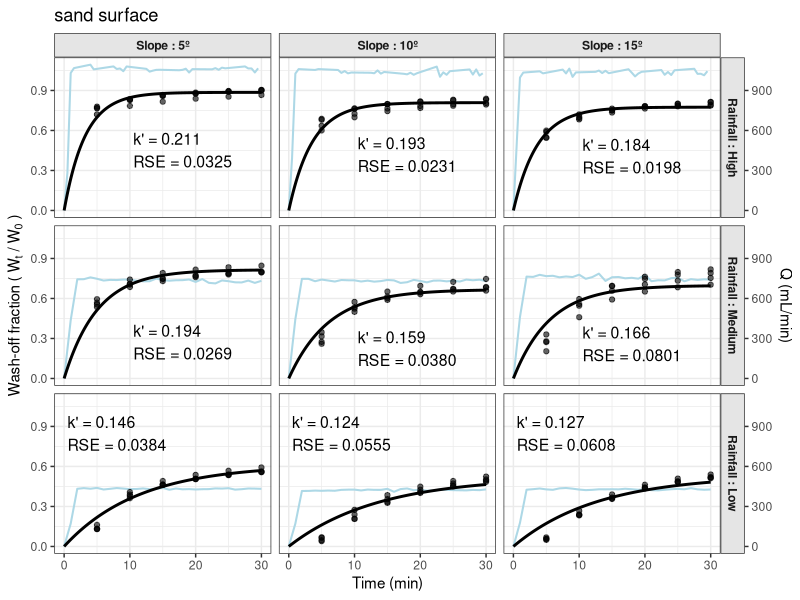
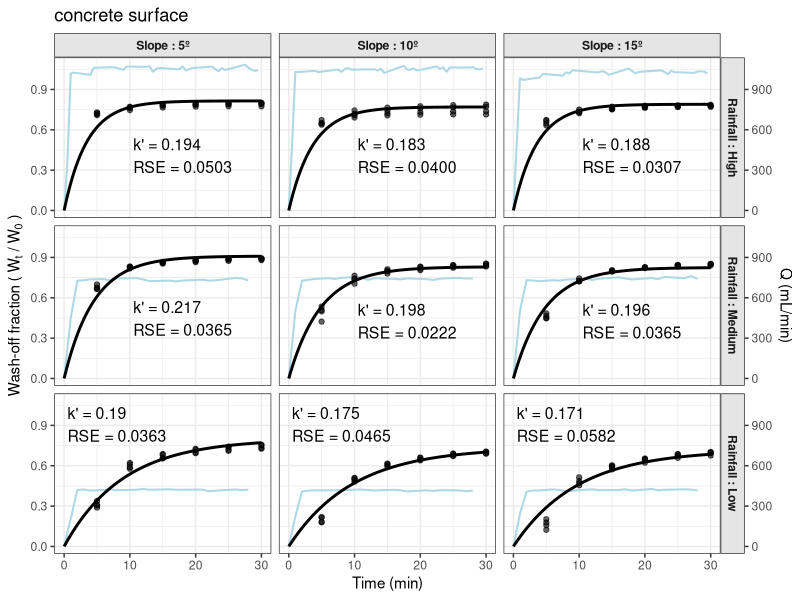
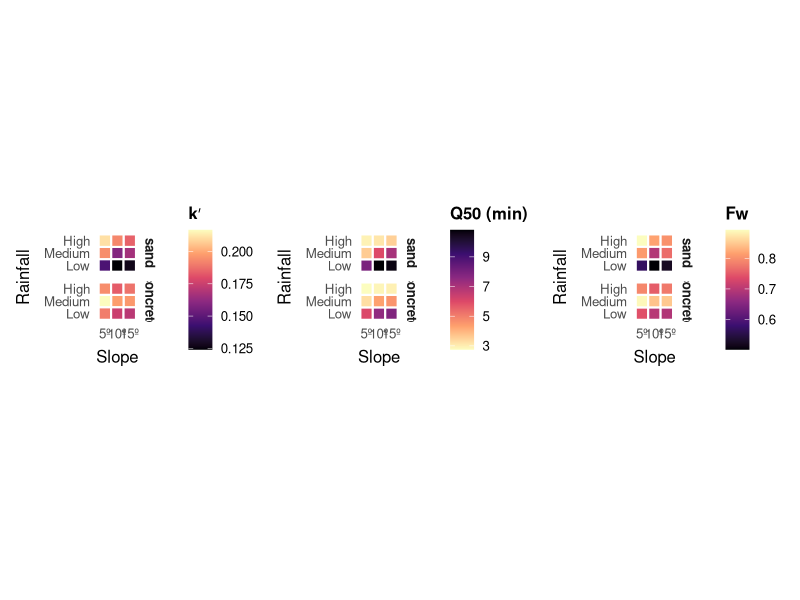
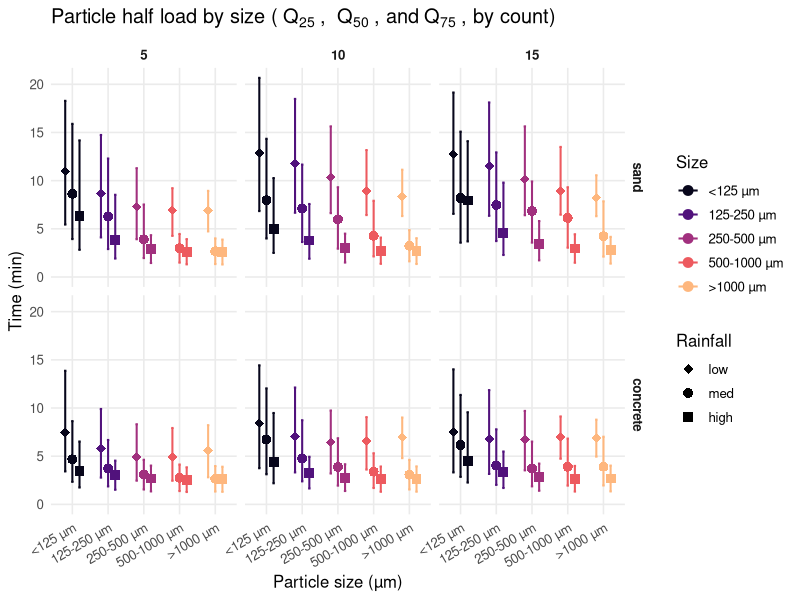
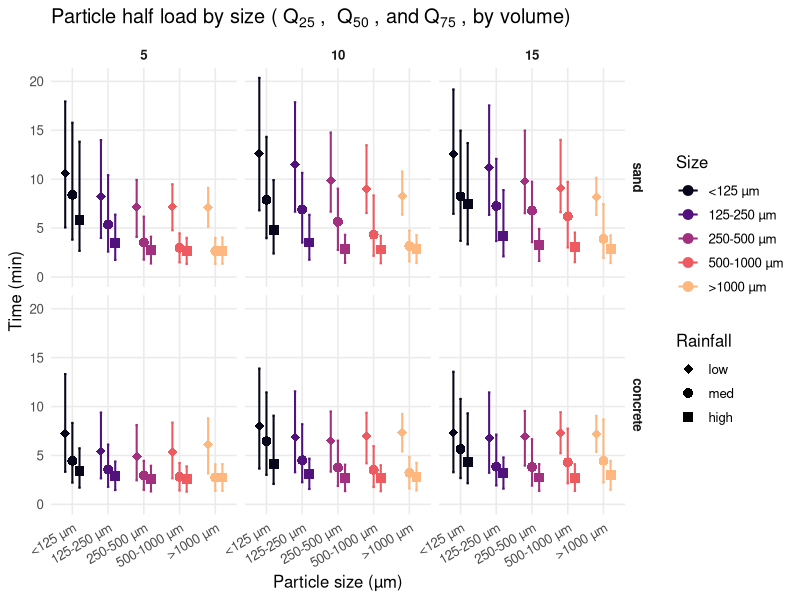
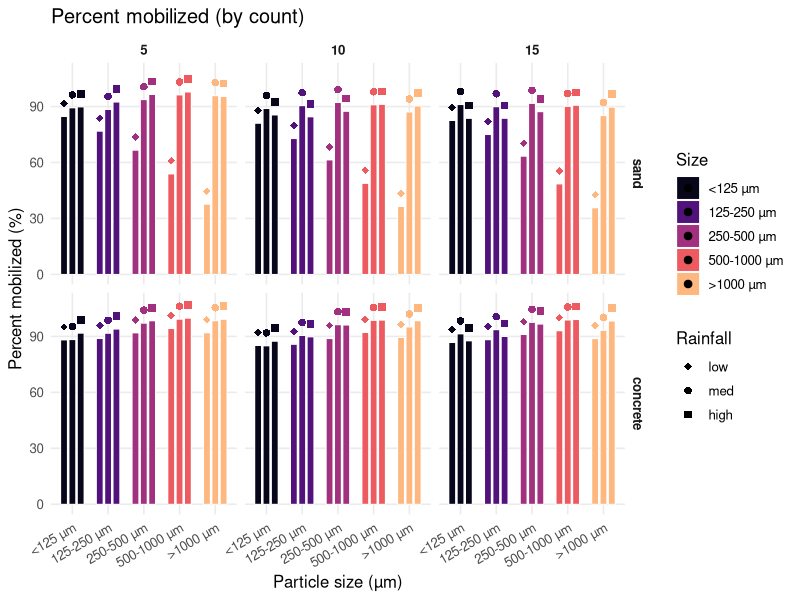
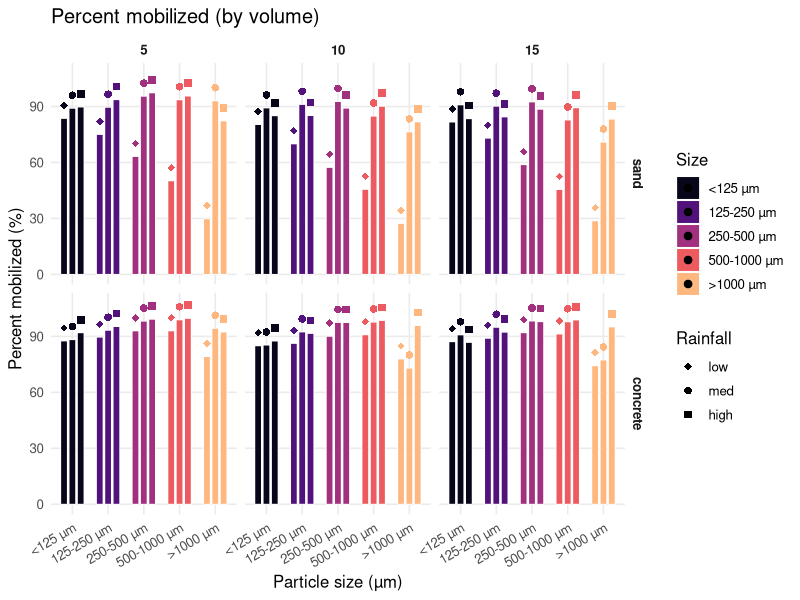
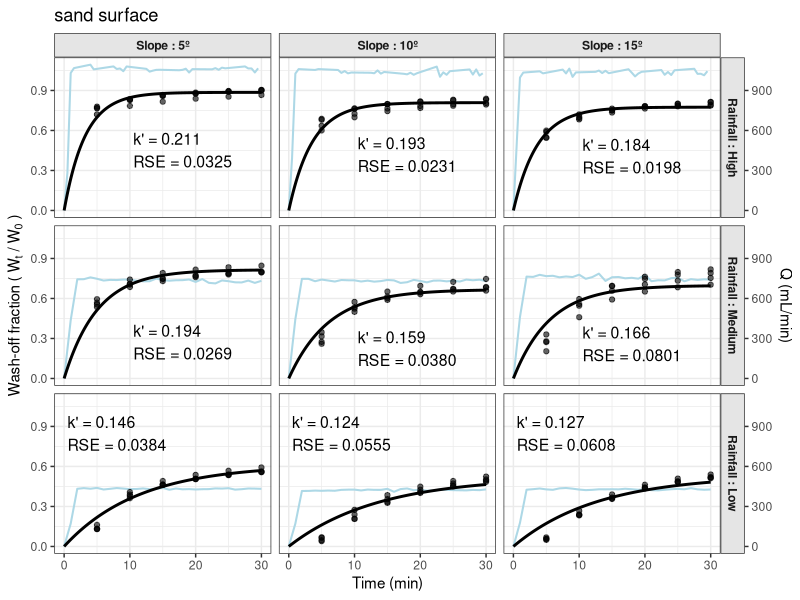

The R source for these figures, in order:
#Load libraries ----
library(tidyverse)
library(viridis)
library(patchwork)

#Load data ----
flux_data <- read.csv("data/output_data/flux_data.csv")
model_params <- read.csv("data/output_data/muthumasy_model_parameters.csv")
mass_cumulative <- read.csv("data/output_data/mass_cumulative.csv")
q50_mass_flux <- read.csv("data/output_data/quartile_mass_flux.csv")
metadata <- read.csv("data/input_data/metadata.csv")
runoff_data <- read.csv("data/output_data/runoff_data_vol.csv")
PSA_velocity <- read.csv("data/output_data/PSA_velocity.csv")
PSA_perc_mobil <- read.csv("data/output_data/PSA_percent_mobilized.csv")

#Wash off model plots ----
#Facet order + labels
params_surface <- model_params %>%
  mutate(
    rainfall_f = factor(rainfall, levels = c("high","med","low")),
    slope_f    = factor(slope,    levels = c(5,10,15))
  )

facet_labels <- list(
  slope_f    = c(`5`="Slope : 5º", `10`="Slope : 10º", `15`="Slope : 15º"),
  rainfall_f = c(high="Rainfall : High", med="Rainfall : Medium", low="Rainfall : Low")
)

#Make curves from model parameters
model_curves <- model_params %>%
  rowwise() %>%
  mutate(curve = list(tibble(
    t = seq(0, 30, length.out = 200),
    pred_frac = f_k * (1 - exp(-(k_prime * i_mean) * t))
  ))) %>%
  unnest(curve) %>%
  select(condition, t, pred_frac)

runoff_prepped <- runoff_data %>%
  mutate(interval = end_time_min - start_time_min,
         volume_mL = if_else(interval == 0.5, volume_mL * 2, volume_mL)) %>%
  group_by(condition, end_time_min) %>%
  summarise(Q = mean(volume_mL, na.rm = TRUE), .groups = "drop") %>%
  arrange(condition, end_time_min) %>%
  group_by(condition) %>%
  #Add (0,0) flow anchor
  group_modify(~ bind_rows(tibble(end_time_min = 0, Q = 0), .x)) %>%
  ungroup()

#Replicate points to overlay
mass_points <- mass_cumulative %>%
  select(condition, end_time_min, cumulative_mass_g)

#Plot functions
plot_surface <- function(surface_type = "sand") {
  
  #Conditions for this surface
  conds_this_surface <- params_surface %>%
    filter(surface == surface_type) %>%
    pull(condition)
  
  #Join labels/params
  curves_surface <- model_curves %>%
    filter(condition %in% conds_this_surface) %>%
    left_join(params_surface %>% select(condition, surface, rainfall_f, slope_f, f_k, rse), by = "condition")
  
  runoff_surface <- runoff_prepped %>%
    filter(condition %in% conds_this_surface) %>%
    left_join(params_surface %>% select(condition, surface, rainfall_f, slope_f), by = "condition")
  
  mass_surface <- mass_points %>%
    filter(condition %in% conds_this_surface) %>%
    left_join(params_surface %>% select(condition, surface, rainfall_f, slope_f), by = "condition")
  
  #Dynamic annotation placement per facet
  annos <- mass_surface %>%
    group_by(condition, rainfall_f, slope_f) %>%
    summarise(
      x_anno = 0.35 * max(end_time_min, na.rm = TRUE),
      y_anno = 0.5 * max(c(cumulative_mass_g,
                            curves_surface %>% filter(condition == first(condition)) %>% pull(pred_frac)), na.rm = TRUE),
      .groups = "drop"
    ) %>%
    left_join(params_surface %>% select(condition, k_prime, rse), by = "condition")
  
  annos <- annos %>%
    mutate(y_anno = if_else(condition == 4 | condition == 5 | condition == 6, y_anno + 0.5, y_anno),
           x_anno = if_else(condition == 4 | condition == 5 | condition == 6, x_anno - 10, x_anno)) %>%
    mutate(y_anno = if_else(condition == 1 | condition == 2 | condition == 3, y_anno - 0.15, y_anno)) %>%
    mutate(y_anno = if_else(condition == 16 | condition == 17 | condition == 18, y_anno + 0.5, y_anno),
           x_anno = if_else(condition == 16 | condition == 17 | condition == 18, x_anno - 10, x_anno))
  
  ggplot() +
    #Flow (secondary axis)
    geom_line(data = runoff_surface,
              aes(x = end_time_min, y = Q/1000),
              color = "lightblue", linewidth = 0.7) +
    #Observed points
    geom_point(data = mass_surface,
               aes(x = end_time_min, y = cumulative_mass_g),
               alpha = 0.6) +
    #Model curve
    geom_line(data = curves_surface,
              aes(x = t, y = pred_frac),
              color = "black", linewidth = 1) +
    #Annotations
    geom_text(data = annos,
              aes(x = x_anno, y = y_anno,
                  label = paste0("k' = ", round(k_prime, 3),
                                 "\nRSE = ", format(rse, digits = 3, nsmall = 3))),
              hjust = 0,
              size = 4) +
    facet_grid(
      rows = vars(rainfall_f),
      cols = vars(slope_f),
      labeller = labeller(.rows = facet_labels$rainfall_f, .cols = facet_labels$slope_f)
    ) +
    scale_y_continuous(
      name = "Wash-off fraction (" ~ W[t] ~ "/" ~ W[0] ~ ")",
      sec.axis = sec_axis(~ . * 1000, name = "Q (mL/min)")
    ) +
    scale_x_continuous(name = "Time (min)", limits = c(0, 30)) +
    ggtitle(paste(surface_type, "surface")) +
    theme_bw() +
    theme(
      strip.background = element_rect(fill = "grey90"),
      strip.text = element_text(face = "bold")
    )
}

plot_sand      <- plot_surface("sand")
plot_concrete  <- plot_surface("concrete")

#View
plot_sand
plot_concrete

#Save
ggsave("figures/washoff_model_fit_sand.png", plot_sand, width = 7, height = 5, dpi = 600)
ggsave("figures/washoff_model_fit_concrete.png", plot_concrete, width = 7, height = 5, dpi = 600)
#ggsave("figures/washoff_model_fit_sand.pdf", plot_sand, width = 7, height = 5, dpi = 600)
#ggsave("figures/washoff_model_fit_concrete.pdf", plot_concrete, width = 7, height = 5, dpi = 600)





#Heatmaps for f(k), k', total wash-off, and Q50 ----
#Prep factors and labels
params <- model_params %>%
  mutate(
    slope_f    = factor(slope, levels = c(5, 10, 15)),
    rainfall_f = factor(rainfall, levels = c("low", "med", "high")),
    surface_f  = factor(surface, levels = c("sand", "concrete"))
  )

q50_mass_flux <- q50_mass_flux %>%
  mutate(
    slope_f    = factor(slope, levels = c(5, 10, 15)),
    rainfall_f = factor(rainfall, levels = c("low", "med", "high")),
    surface_f  = factor(surface, levels = c("sand", "concrete"))
  )

slope_tick_labels <- c(`5` = "5º", `10` = "10º", `15` = "15º")
rain_tick_labels  <- c(low = "Low", med = "Medium", high = "High")

#Function to make one 3×3 heatmap figure (faceted by surface rows)
make_heatmap <- function(df, value_col, title, limits, palette = "inferno", direction = 1) {
  ggplot(df, aes(x = slope_f, y = rainfall_f, fill = .data[[value_col]])) +
    geom_tile(color = "white", linewidth = 0.7) +
    facet_grid(rows = vars(surface_f)) +
    scale_x_discrete(name = "Slope",    labels = c(`5`="5º", `10`="10º", `15`="15º")) +
    scale_y_discrete(name = "Rainfall", labels = c(low="Low", med="Medium", high="High")) +
    scale_fill_viridis_c(option = palette, limits = limits, name = title, direction = direction) +  # <- many colors
    coord_equal() +
    theme_minimal(base_size = 12) +
    theme(panel.grid = element_blank(),
          strip.text.y = element_text(face = "bold"),
          axis.title.x = element_text(margin = margin(t = 6)),
          axis.title.y = element_text(margin = margin(r = 8)),
          legend.title = element_text(face = "bold"))
}

#Set limits
kp_lim <- range(params$k_prime, na.rm = TRUE)
q50_lim <- range(q50_mass_flux$Q50_time_min_mean, na.rm = TRUE)
max_frac_lim <- range(q50_mass_flux$max_frac, na.rm = TRUE)

#Make individual plots
p_kp <- make_heatmap(params, "k_prime","k′",   kp_lim, palette = "magma")
p_q50 <- make_heatmap(q50_mass_flux, "Q50_time_min_mean","Q50 (min)",   q50_lim, palette = "magma", direction = -1)
p_max_frac <- make_heatmap(q50_mass_flux, "max_frac","Fw",   max_frac_lim, palette = "magma")

#Arrange side-by-side
heatmaps <- (p_kp + theme(legend.position = "right")) +
  (p_q50 + theme(legend.position = "right")) +
  (p_max_frac + theme(legend.position = "right")) +
  plot_layout(ncol = 3, widths = c(1,1,1), guides = "keep")

#View
heatmaps

#Save figs
ggsave("figures/heatmaps.png", heatmaps, width = 9, height = 3, dpi = 600)
#ggsave("figures/heatmaps.pdf",  heatmaps, width = 10, height = 8)



#PSA Velocity Quartiles----
size_levels <- c("<125 µm","125-250 µm","250-500 µm","500-1000 µm",">1000 µm")
size_cols   <- setNames(
  magma(length(size_levels), begin = 0.05, end = 0.85), #Avoid near-black & near-white
  size_levels
)

PSA_clean <- PSA_velocity %>%
  mutate(
    size_class = str_replace_all(size_class, "–", "-"),
    size_f     = factor(size_class, levels = size_levels),
    rainfall_f = factor(rainfall, levels = c("low","med","high")),
    slope_f    = factor(slope, levels = c(5,10,15)),
    surface_f  = factor(surface, levels = c("sand","concrete"))
  )

#Plot function
plot_psa <- function(df, kind = c("count","volume")) {
  kind <- match.arg(kind)
  
  if (kind == "count") {
    q25 <- sym("Q25_count_time"); q50 <- sym("Q50_count_time"); q75 <- sym("Q75_count_time")
    title_lab <- "Particle half load by size ("~Q[25]~", "~Q[50]~", and"~Q[75]~", by count)"
  } else {
    q25 <- sym("Q25_vol_time");   q50 <- sym("Q50_vol_time");   q75 <- sym("Q75_vol_time")
    title_lab <- "Particle half load by size ("~Q[25]~", "~Q[50]~", and"~Q[75]~", by volume)"
  }
  
  pos <- position_dodge(width = 0.6)  #Controls left-right separation within each size bin
  
  ggplot(df, aes(x = size_f, y = !!q50,
                 color = size_f,         #Same color for the three rainfall points within a size bin
                 shape = rainfall_f,     #Diamond / circle / square
                 group = rainfall_f)) +
    geom_errorbar(aes(ymin = !!q25, ymax = !!q75),
                  position = pos, width = 0.2, linewidth = 0.7) +
    geom_point(position = pos, size = 3) +
    facet_grid(rows = vars(surface_f), cols = vars(slope_f)) +
    scale_color_manual(values = size_cols, name = "Size") +
    scale_shape_manual(values = c(low = 18, med = 16, high = 15), name = "Rainfall") +
    labs(x = "Particle size (µm)", y = "Time (min)", title = title_lab) +
    coord_cartesian(ylim = c(0, NA)) +
    theme_minimal(base_size = 12) +
    theme(
      panel.grid.minor = element_blank(),
      strip.text = element_text(face = "bold"),
      axis.text.x = element_text(angle = 30, hjust = 1)
    )
}

#Build figures
p_psa_count  <- plot_psa(PSA_clean, "count")
p_psa_volume <- plot_psa(PSA_clean, "volume")

#View
p_psa_count
p_psa_volume

#Save
ggsave("figures/psa_quartile_count.png", p_psa_count, width = 9, height = 6, dpi = 600, bg = "white")
#ggsave("figures/psa_quartile_count.pdf",  p_psa_count, width = 9, height = 6)

ggsave("figures/psa_quartile_vol.png", p_psa_volume, width = 9, height = 6, dpi = 600, bg = "white")
#ggsave("figures/psa_quartile_vol.pdf",  p_psa_volume, width = 9, height = 6)



#Percent mobilized by size ----
#Palette & ordering
size_levels <- c("<125 µm","125-250 µm","250-500 µm","500-1000 µm",">1000 µm")
size_cols   <- setNames(magma(length(size_levels), begin = 0.05, end = 0.85), size_levels)

PSA_perc_clean <- PSA_perc_mobil %>%
  left_join(metadata %>% select(-c(run, replicate)) %>% distinct(), by = "condition") %>%
  mutate(
    size_class = str_replace_all(size_class, "–", "-"),
    size_f     = factor(size_class, levels = size_levels),
    slope_f    = factor(slope,    levels = c(5, 10, 15)),
    surface_f  = factor(surface,  levels = c("sand", "concrete")),
    rainfall_f = factor(rainfall, levels = c("low", "med", "high"))  # L→R inside bins
  )

plot_perc_mobil_grouped <- function(df, kind = c("count","volume"), diamond_gap = 1) {
  kind <- match.arg(kind)
  value_sym <- if (kind == "count") rlang::sym("perc_count_mobilized") else rlang::sym("perc_volume_mobilized")
  title_lab <- if (kind == "count") "Percent mobilized (by count)" else "Percent mobilized (by volume)"
  
  bar_width <- 0.7
  pos <- position_dodge2(width = 0.7, padding = 0.2, preserve = "single")  #Dodge by rainfall (3 bars per size bin)
  
  ggplot(df, aes(x = size_f, y = !!value_sym, fill = size_f, group = rainfall_f)) +
    geom_col(width = bar_width, position = pos, color = "white", linewidth = 0.3) +
    #Shape above each bar (same color as bar, shape encodes rainfall)
    geom_point(aes(y = !!value_sym + diamond_gap, color = size_f, shape = rainfall_f),
               position = pos, size = 2.25, show.legend = TRUE) +
    facet_grid(rows = vars(surface_f), cols = vars(slope_f)) +
    scale_fill_manual(values = size_cols, name = "Size") +
    scale_color_manual(values = size_cols, guide = "none") +
    scale_shape_manual(values = c(low = 18, med = 16, high = 15), name = "Rainfall") +
    labs(x = "Particle size (µm)", y = "Percent mobilized (%)", title = title_lab) +
    coord_cartesian(ylim = c(0, 100 + diamond_gap + 1)) +
    theme_minimal(base_size = 12) +
    theme(
      panel.grid.minor = element_blank(),
      strip.text = element_text(face = "bold"),
      axis.text.x = element_text(angle = 30, hjust = 1)
    )
}

#Build figures
p_mobil_count  <- plot_perc_mobil_grouped(PSA_perc_clean, "count",  diamond_gap = 7)
p_mobil_volume <- plot_perc_mobil_grouped(PSA_perc_clean, "volume", diamond_gap = 7)

#View
p_mobil_count
p_mobil_volume

#Save
ggsave("figures/psa_mobilized_count.png", p_mobil_count, width = 9, height = 6, dpi = 600, bg = "white")
#ggsave("figures/psa_quartile_count.pdf",  p_mobil_count, width = 9, height = 6)

ggsave("figures/psa_mobilized_vol.png", p_mobil_volume, width = 9, height = 6, dpi = 600, bg = "white")
#ggsave("figures/psa_quartile_vol.pdf",  p_mobil_volume, width = 9, height = 6)









